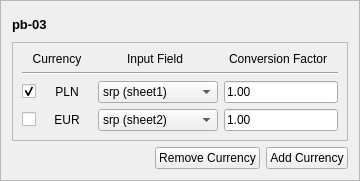
              <widget class="QFrame" name="frame_12">
               <property name="sizePolicy">
                <sizepolicy hsizetype="Preferred" vsizetype="Maximum">
                 <horstretch>0</horstretch>
                 <verstretch>0</verstretch>
                </sizepolicy>
               </property>
               <property name="frameShape">
                <enum>QFrame::Shape::StyledPanel</enum>
               </property>
               <property name="frameShadow">
                <enum>QFrame::Shadow::Raised</enum>
               </property>
               <layout class="QGridLayout" name="gridLayout_17">
                <item row="0" column="0">
                 <widget class="QLabel" name="label_42">
                  <property name="sizePolicy">
                   <sizepolicy hsizetype="Preferred" vsizetype="Maximum">
                    <horstretch>0</horstretch>
                    <verstretch>0</verstretch>
                   </sizepolicy>
                  </property>
                  <property name="minimumSize">
                   <size>
                    <width>0</width>
                    <height>24</height>
                   </size>
                  </property>
                  <property name="font">
                   <font>
                    <pointsize>10</pointsize>
                    <bold>true</bold>
                   </font>
                  </property>
                  <property name="text">
                   <string>pb-03</string>
                  </property>
                 </widget>
                </item>
                <item row="1" column="0" colspan="3">
                 <widget class="QFrame" name="frame_13">
                  <property name="sizePolicy">
                   <sizepolicy hsizetype="Preferred" vsizetype="Maximum">
                    <horstretch>0</horstretch>
                    <verstretch>0</verstretch>
                   </sizepolicy>
                  </property>
                  <property name="autoFillBackground">
                   <bool>false</bool>
                  </property>
                  <property name="frameShape">
                   <enum>QFrame::Shape::StyledPanel</enum>
                  </property>
                  <property name="frameShadow">
                   <enum>QFrame::Shadow::Raised</enum>
                  </property>
                  <layout class="QGridLayout" name="gridLayout_20">
                   <item row="0" column="0" colspan="2">
                    <widget class="QLabel" name="label_43">
                     <property name="sizePolicy">
                      <sizepolicy hsizetype="MinimumExpanding" vsizetype="Fixed">
                       <horstretch>0</horstretch>
                       <verstretch>0</verstretch>
                      </sizepolicy>
                     </property>
                     <property name="text">
                      <string>Currency</string>
                     </property>
                     <property name="alignment">
                      <set>Qt::AlignmentFlag::AlignCenter</set>
                     </property>
                    </widget>
                   </item>
                   <item row="0" column="2">
                    <widget class="QLabel" name="label_44">
                     <property name="sizePolicy">
                      <sizepolicy hsizetype="MinimumExpanding" vsizetype="Fixed">
                       <horstretch>0</horstretch>
                       <verstretch>0</verstretch>
                      </sizepolicy>
                     </property>
                     <property name="text">
                      <string>Input Field</string>
                     </property>
                     <property name="alignment">
                      <set>Qt::AlignmentFlag::AlignCenter</set>
                     </property>
                    </widget>
                   </item>
                   <item row="0" column="3" colspan="2">
                    <widget class="QLabel" name="label_45">
                     <property name="sizePolicy">
                      <sizepolicy hsizetype="MinimumExpanding" vsizetype="Fixed">
                       <horstretch>0</horstretch>
                       <verstretch>0</verstretch>
                      </sizepolicy>
                     </property>
                     <property name="text">
                      <string>Conversion Factor</string>
                     </property>
                     <property name="alignment">
                      <set>Qt::AlignmentFlag::AlignCenter</set>
                     </property>
                    </widget>
                   </item>
                   <item row="1" column="0" colspan="5">
                    <widget class="Line" name="line_7">
                     <property name="sizePolicy">
                      <sizepolicy hsizetype="Expanding" vsizetype="Fixed">
                       <horstretch>0</horstretch>
                       <verstretch>0</verstretch>
                      </sizepolicy>
                     </property>
                     <property name="orientation">
                      <enum>Qt::Orientation::Horizontal</enum>
                     </property>
                    </widget>
                   </item>
                   <item row="2" column="0">
                    <widget class="QCheckBox" name="checkBox_22">
                     <property name="text">
                      <string/>
                     </property>
                     <property name="checked">
                      <bool>true</bool>
                     </property>
                    </widget>
                   </item>
                   <item row="2" column="1">
                    <widget class="QLabel" name="label_46">
                     <property name="sizePolicy">
                      <sizepolicy hsizetype="Preferred" vsizetype="Fixed">
                       <horstretch>0</horstretch>
                       <verstretch>0</verstretch>
                      </sizepolicy>
                     </property>
                     <property name="minimumSize">
                      <size>
                       <width>50</width>
                       <height>0</height>
                      </size>
                     </property>
                     <property name="text">
                      <string>PLN</string>
                     </property>
                     <property name="alignment">
                      <set>Qt::AlignmentFlag::AlignCenter</set>
                     </property>
                    </widget>
                   </item>
                   <item row="2" column="2" colspan="2">
                    <widget class="QComboBox" name="comboBox_20">
                     <property name="sizePolicy">
                      <sizepolicy hsizetype="Expanding" vsizetype="Preferred">
                       <horstretch>0</horstretch>
                       <verstretch>0</verstretch>
                      </sizepolicy>
                     </property>
                     <property name="maximumSize">
                      <size>
                       <width>200</width>
                       <height>16777215</height>
                      </size>
                     </property>
                     <property name="sizeAdjustPolicy">
                      <enum>QComboBox::SizeAdjustPolicy::AdjustToContentsOnFirstShow</enum>
                     </property>
                     <property name="frame">
                      <bool>true</bool>
                     </property>
                     <property name="labelDrawingMode">
                      <enum>QComboBox::LabelDrawingMode::UseStyle</enum>
                     </property>
                     <item>
                      <property name="text">
                       <string>srp (sheet1)</string>
                      </property>
                     </item>
                     <item>
                      <property name="text">
                       <string>name (sheet2)</string>
                      </property>
                     </item>
                    </widget>
                   </item>
                   <item row="2" column="4">
                    <widget class="QLineEdit" name="lineEdit_13">
                     <property name="text">
                      <string>1.00</string>
                     </property>
                    </widget>
                   </item>
                   <item row="3" column="0">
                    <widget class="QCheckBox" name="checkBox_23">
                     <property name="text">
                      <string/>
                     </property>
                    </widget>
                   </item>
                   <item row="3" column="1">
                    <widget class="QLabel" name="label_47">
                     <property name="sizePolicy">
                      <sizepolicy hsizetype="Preferred" vsizetype="Fixed">
                       <horstretch>0</horstretch>
                       <verstretch>0</verstretch>
                      </sizepolicy>
                     </property>
                     <property name="minimumSize">
                      <size>
                       <width>50</width>
                       <height>0</height>
                      </size>
                     </property>
                     <property name="text">
                      <string>EUR</string>
                     </property>
                     <property name="alignment">
                      <set>Qt::AlignmentFlag::AlignCenter</set>
                     </property>
                    </widget>
                   </item>
                   <item row="3" column="2" colspan="2">
                    <widget class="QComboBox" name="comboBox_21">
                     <property name="sizePolicy">
                      <sizepolicy hsizetype="Expanding" vsizetype="Preferred">
                       <horstretch>0</horstretch>
                       <verstretch>0</verstretch>
                      </sizepolicy>
                     </property>
                     <property name="maximumSize">
                      <size>
                       <width>200</width>
                       <height>16777215</height>
                      </size>
                     </property>
                     <property name="sizeAdjustPolicy">
                      <enum>QComboBox::SizeAdjustPolicy::AdjustToContentsOnFirstShow</enum>
                     </property>
                     <property name="frame">
                      <bool>true</bool>
                     </property>
                     <property name="labelDrawingMode">
                      <enum>QComboBox::LabelDrawingMode::UseStyle</enum>
                     </property>
                     <item>
                      <property name="text">
                       <string>srp (sheet2)</string>
                      </property>
                     </item>
                     <item>
                      <property name="text">
                       <string>name (sheet2)</string>
                      </property>
                     </item>
                    </widget>
                   </item>
                   <item row="3" column="4">
                    <widget class="QLineEdit" name="lineEdit_14">
                     <property name="text">
                      <string>1.00</string>
                     </property>
                    </widget>
                   </item>
                  </layout>
                 </widget>
                </item>
                <item row="2" column="0">
                 <spacer name="horizontalSpacer_10">
                  <property name="orientation">
                   <enum>Qt::Orientation::Horizontal</enum>
                  </property>
                  <property name="sizeHint" stdset="0">
                   <size>
                    <width>137</width>
                    <height>20</height>
                   </size>
                  </property>
                 </spacer>
                </item>
                <item row="2" column="1">
                 <widget class="QPushButton" name="pushButton_15">
                  <property name="text">
                   <string>Remove Currency</string>
                  </property>
                 </widget>
                </item>
                <item row="2" column="2">
                 <widget class="QPushButton" name="pushButton_16">
                  <property name="text">
                   <string>Add Currency</string>
                  </property>
                 </widget>
                </item>
               </layout>
              </widget>
